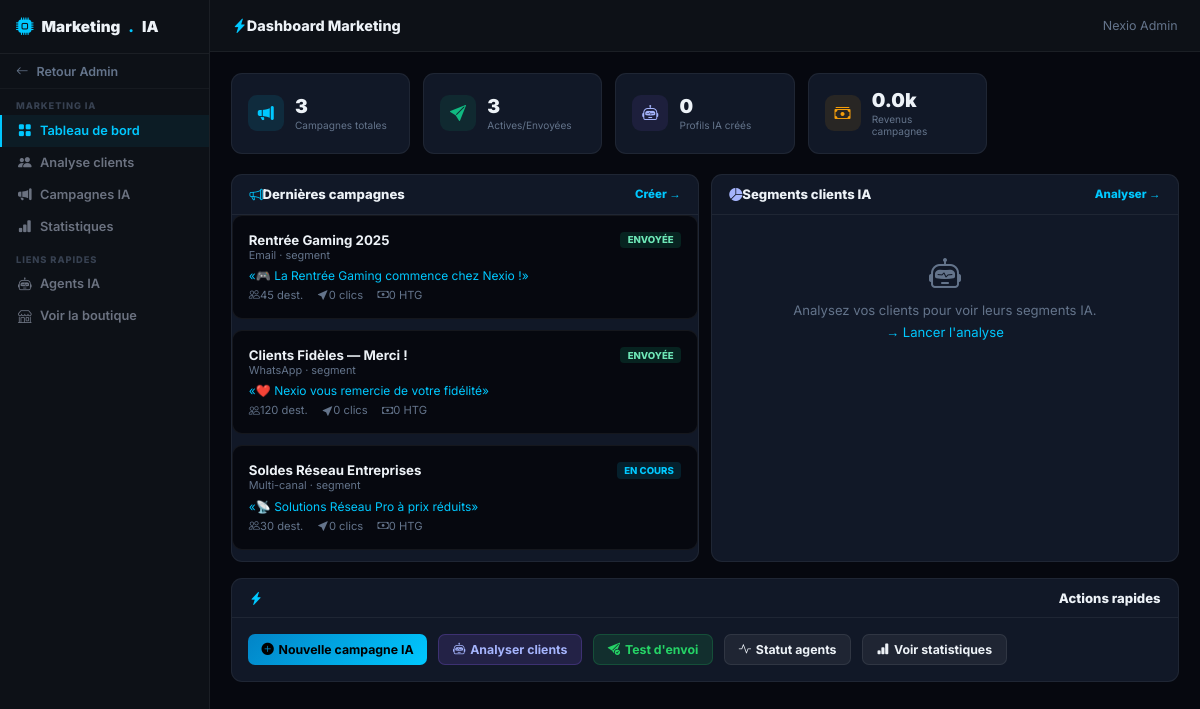
Screenshot of /admin/marketing/index.php (signed in) with the database file from the repository.
### tables this page shows
CREATE TABLE IF NOT EXISTS `campagnes` (
  `id_campagne` INT AUTO_INCREMENT PRIMARY KEY,
  `nom` VARCHAR(200) NOT NULL,
  `canal` ENUM('Email','WhatsApp','Facebook','Notification') DEFAULT 'Email',
  `contenu` TEXT,
  `statut` ENUM('Brouillon','En cours','Envoyée','Annulée') NOT NULL DEFAULT 'Brouillon',
  `date_envoi` DATETIME DEFAULT NULL,
  `date_creation` DATETIME DEFAULT CURRENT_TIMESTAMP
);

### admin/marketing/index.php (the view, shortened to what this page needs)
<?php
$pdo = getDB();
$section = $_GET['s'] ?? 'dashboard';
function mktStats(PDO $pdo): array {
    try {
        $nb  = (int)$pdo->query("SELECT COUNT(*) FROM campagnes")->fetchColumn();
        $env = (int)$pdo->query("SELECT COUNT(*) FROM campagnes WHERE statut IN('Envoyée','En cours')")->fetchColumn();
        $msg = (int)$pdo->query("SELECT COALESCE(SUM(nb_envoyes),0) FROM campagnes")->fetchColumn();
        $rev = (float)$pdo->query("SELECT COALESCE(SUM(revenus_generes),0) FROM campagnes")->fetchColumn();
        $cli = (int)$pdo->query("SELECT COUNT(*) FROM profils_ia")->fetchColumn();
        return compact('nb','env','msg','rev','cli');
    } catch(PDOException) {
        return ['nb'=>0,'env'=>0,'msg'=>0,'rev'=>0,'cli'=>0];
    }
}
$ms = mktStats($pdo);
$data = [];
switch($section) {
    default:
        $data['recent']    = $pdo->query("SELECT * FROM campagnes ORDER BY date_creation DESC LIMIT 5")->fetchAll();
        $data['top_segs']  = [];
        try { $data['top_segs'] = $pdo->query("SELECT segment,COUNT(*) AS nb FROM profils_ia WHERE segment!='' GROUP BY segment ORDER BY nb DESC LIMIT 5")->fetchAll(); } catch(PDOException){}
}
$ptitle = ['dashboard'=>'Dashboard Marketing','clients'=>'Analyse Clients','campagnes'=>'Génération Campagnes','stats'=>'Statistiques & Performances'];
?>
<!DOCTYPE html>
<html lang="fr">
<head>
<link rel="stylesheet" href="https://cdn.jsdelivr.net/npm/bootstrap-icons@1.11.3/font/bootstrap-icons.min.css">
</head>
<body>
<div class="sb">
  <div class="sb-logo"><i class="bi bi-cpu-fill"></i>Marketing<span class="dot">.</span>IA</div>
  <a href="../dashboard.php" class="sb-back"><i class="bi bi-arrow-left"></i> Retour Admin</a>
  <div class="sb-sec">Marketing IA</div>
  <a href="?s=dashboard"  class="sb-link <?=$section==='dashboard'?'active':''?>"><i class="bi bi-grid-fill"></i>Tableau de bord</a>
  <a href="?s=clients"    class="sb-link <?=$section==='clients'?'active':''?>"><i class="bi bi-people-fill"></i>Analyse clients</a>
  <a href="?s=campagnes"  class="sb-link <?=$section==='campagnes'?'active':''?>"><i class="bi bi-megaphone-fill"></i>Campagnes IA</a>
  <a href="?s=stats"      class="sb-link <?=$section==='stats'?'active':''?>"><i class="bi bi-bar-chart-fill"></i>Statistiques</a>
  <div class="sb-sec">Liens rapides</div>
  <a href="../agents/index.php" class="sb-link"><i class="bi bi-robot"></i>Agents IA</a>
  <a href="../../vitrine/index.php" class="sb-link" target="_blank"><i class="bi bi-shop"></i>Voir la boutique</a>
</div>
<div class="main">
  <div class="topbar">
    <h1><i class="bi bi-lightning-charge-fill me-1" style="color:#00C8FF;"></i><?=htmlspecialchars($ptitle[$section]??'Marketing IA',ENT_QUOTES)?></h1>
    <div style="font-size:.78rem;color:#64748B;"><?=htmlspecialchars($_SESSION['user_prenom'].' '.$_SESSION['user_nom'],ENT_QUOTES)?></div>
  </div>
  <div class="content">
  <?php if($section==='dashboard'): ?>
  <div class="stats">
    <div class="stat"><div class="stat-ic" style="background:rgba(0,200,255,.1);color:#00C8FF;"><i class="bi bi-megaphone-fill"></i></div><div><div class="stat-val"><?=$ms['nb']?></div><div class="stat-lbl">Campagnes totales</div></div></div>
    <div class="stat"><div class="stat-ic" style="background:rgba(16,185,129,.1);color:#10B981;"><i class="bi bi-send-fill"></i></div><div><div class="stat-val"><?=$ms['env']?></div><div class="stat-lbl">Actives/Envoyées</div></div></div>
    <div class="stat"><div class="stat-ic" style="background:rgba(139,92,246,.1);color:#A5B4FC;"><i class="bi bi-robot"></i></div><div><div class="stat-val"><?=$ms['cli']?></div><div class="stat-lbl">Profils IA créés</div></div></div>
    <div class="stat"><div class="stat-ic" style="background:rgba(245,158,11,.1);color:#F59E0B;"><i class="bi bi-cash-stack"></i></div><div><div class="stat-val"><?=number_format($ms['rev']/1000,1)?>k</div><div class="stat-lbl">Revenus campagnes</div></div></div>
  </div>
  <div class="grid2">
    <div class="card">
      <div class="card-hd"><span><i class="bi bi-megaphone me-1" style="color:#00C8FF;"></i>Dernières campagnes</span><a href="?s=campagnes" style="color:#00C8FF;font-size:.72rem;">Créer →</a></div>
      <?php foreach($data['recent'] as $c):
        $bmap = ['Brouillon'=>'b-wait','En cours'=>'b-run','Envoyée'=>'b-ok','Terminée'=>'b-end','Annulée'=>'b-cancel','Planifiée'=>'b-wait'];
        $bcls = $bmap[$c['statut']]??'b-wait';
      ?>
      <div class="camp-card">
        <div style="display:flex;justify-content:space-between;align-items:flex-start;margin-bottom:.4rem;">
          <div>
            <div style="font-weight:700;font-size:.83rem;"><?=htmlspecialchars($c['nom'],ENT_QUOTES)?></div>
            <div style="font-size:.68rem;color:#64748B;"><?=htmlspecialchars($c['canal'],ENT_QUOTES)?> · <?=htmlspecialchars($c['type'],ENT_QUOTES)?></div>
          </div>
          <span class="badge <?=$bcls?>"><?=htmlspecialchars($c['statut'],ENT_QUOTES)?></span>
        </div>
        <?php if($c['titre_ia']): ?><div style="font-size:.75rem;color:#00C8FF;margin-bottom:.3rem;">«<?=htmlspecialchars(mb_substr($c['titre_ia'],0,60),ENT_QUOTES)?>»</div><?php endif;?>
        <div style="display:flex;gap:.9rem;font-size:.7rem;color:#64748B;">
          <span><i class="bi bi-people me-1"></i><?=(int)$c['nb_destins']?> dest.</span>
          <span><i class="bi bi-cursor-fill me-1"></i><?=(int)$c['nb_clics']?> clics</span>
          <span><i class="bi bi-cash me-1"></i><?=number_format($c['revenus_generes'],0)?> HTG</span>
        </div>
      </div>
      <?php endforeach; if(empty($data['recent'])): ?><div style="padding:2rem;text-align:center;color:#64748B;font-size:.82rem;">Aucune campagne. <a href="?s=campagnes" style="color:#00C8FF;">Créez-en une</a></div><?php endif;?>
    </div>
    <div class="card">
      <div class="card-hd"><span><i class="bi bi-pie-chart-fill me-1" style="color:#A5B4FC;"></i>Segments clients IA</span><a href="?s=clients" style="color:#00C8FF;font-size:.72rem;">Analyser →</a></div>
      <div style="padding:1rem;">
        <?php if(!empty($data['top_segs'])): foreach($data['top_segs'] as $seg):
          $colors=['gamers'=>'rgba(139,92,246,.2)','entreprises'=>'rgba(0,200,255,.15)','fidèles'=>'rgba(16,185,129,.15)','étudiants'=>'rgba(245,158,11,.15)','nouveaux'=>'rgba(239,68,68,.15)'];
          $c = $colors[$seg['segment']] ?? 'rgba(100,116,139,.15)';
        ?>
        <div style="display:flex;align-items:center;justify-content:space-between;padding:.5rem;background:<?=$c?>;border-radius:8px;margin-bottom:.4rem;">
          <span style="font-size:.83rem;font-weight:700;text-transform:capitalize;"><?=htmlspecialchars($seg['segment'],ENT_QUOTES)?></span>
          <span style="font-size:.78rem;font-weight:800;color:#00C8FF;"><?=(int)$seg['nb']?> clients</span>
        </div>
        <?php endforeach; else:?>
        <div style="text-align:center;color:#64748B;padding:1.5rem;font-size:.82rem;">
          <i class="bi bi-robot" style="font-size:2rem;display:block;margin-bottom:.5rem;"></i>
          Analysez vos clients pour voir leurs segments IA.<br>
          <a href="?s=clients" style="color:#00C8FF;margin-top:.4rem;display:inline-block;">→ Lancer l'analyse</a>
        </div>
        <?php endif;?>
      </div>
    </div>
  </div>
  <div class="card">
    <div class="card-hd"><i class="bi bi-lightning-charge-fill me-1" style="color:#00C8FF;"></i>Actions rapides</div>
    <div style="padding:1rem;display:flex;gap:.7rem;flex-wrap:wrap;">
      <a href="?s=campagnes" class="btn btn-cyan"><i class="bi bi-plus-circle-fill"></i> Nouvelle campagne IA</a>
      <a href="?s=clients" class="btn btn-purple"><i class="bi bi-robot"></i> Analyser clients</a>
      <button class="btn" style="background:rgba(37,211,102,.12);border:1px solid rgba(37,211,102,.2);color:#25D366;" onclick="testEnvoi()"><i class="bi bi-send-check-fill"></i> Test d'envoi</button>
      <a href="../agents/index.php" class="btn" style="background:rgba(255,255,255,.06);border:1px solid rgba(255,255,255,.08);color:#EDF2F7;"><i class="bi bi-activity"></i> Statut agents</a>
      <a href="?s=stats" class="btn" style="background:rgba(255,255,255,.06);border:1px solid rgba(255,255,255,.08);color:#EDF2F7;"><i class="bi bi-bar-chart-fill"></i> Voir statistiques</a>
    </div>
  </div>
  <?php endif;?>
  </div>
</div>
</body></html>

### admin/marketing/index.php (style rules this page uses)
* { box-sizing:border-box;margin:0;padding:0; }
body { background:#06080F;color:#EDF2F7;font-family:'Inter',sans-serif;display:flex;min-height:100vh; }
a { color:inherit;text-decoration:none; }
button,input,select,textarea { font-family:inherit; }
.sb { width:210px;background:#0D1117;border-right:1px solid rgba(255,255,255,.06);display:flex;flex-direction:column;flex-shrink:0;position:fixed;top:0;left:0;height:100vh;overflow-y:auto;z-index:100; }
.sb-logo { display:flex;align-items:center;gap:.5rem;font-weight:900;font-size:.95rem;padding:1rem;border-bottom:1px solid rgba(255,255,255,.06); }
.sb-logo i { color:#00C8FF;font-size:1.1rem; }
.sb-logo .dot { color:#00C8FF; }
.sb-back { display:flex;align-items:center;gap:.5rem;padding:.6rem 1rem;color:#64748B;font-size:.78rem;font-weight:600;border-bottom:1px solid rgba(255,255,255,.04); }
.sb-sec { font-size:.58rem;font-weight:800;color:#374151;text-transform:uppercase;letter-spacing:.1em;padding:.7rem 1rem .2rem; }
.sb-link { display:flex;align-items:center;gap:.5rem;padding:.5rem 1rem;color:#6B7280;font-size:.8rem;font-weight:600;border-left:2px solid transparent;transition:all .15s; }
.sb-link.active { color:#00C8FF;background:rgba(0,200,255,.06);border-left-color:#00C8FF; }
.sb-link i { font-size:.85rem;width:14px; }
.main { flex:1;margin-left:210px;display:flex;flex-direction:column; }
.topbar { background:#0D1117;border-bottom:1px solid rgba(255,255,255,.06);padding:0 1.4rem;height:52px;display:flex;align-items:center;justify-content:space-between;position:sticky;top:0;z-index:50; }
.topbar h1 { font-size:.9rem;font-weight:800; }
.content { padding:1.3rem;flex:1; }
.stats { display:grid;grid-template-columns:repeat(auto-fill,minmax(150px,1fr));gap:.8rem;margin-bottom:1.3rem; }
.stat { background:#111827;border:1px solid rgba(255,255,255,.06);border-radius:11px;padding:1rem;display:flex;align-items:center;gap:.7rem; }
.stat-ic { width:36px;height:36px;border-radius:9px;display:flex;align-items:center;justify-content:center;font-size:1rem;flex-shrink:0; }
.stat-val { font-size:1.2rem;font-weight:900;line-height:1.1; }
.stat-lbl { font-size:.63rem;color:#64748B;margin-top:.1rem; }
.card { background:#111827;border:1px solid rgba(255,255,255,.06);border-radius:11px;overflow:hidden;margin-bottom:1rem; }
.card-hd { padding:.7rem 1.1rem;border-bottom:1px solid rgba(255,255,255,.06);font-size:.82rem;font-weight:800;display:flex;align-items:center;justify-content:space-between;gap:.7rem;flex-wrap:wrap; }
.grid2 { display:grid;grid-template-columns:1fr 1fr;gap:.7rem; }
.btn { border:none;border-radius:7px;cursor:pointer;display:inline-flex;align-items:center;gap:.3rem;transition:all .15s;font-size:.77rem;font-weight:700;padding:.42rem .85rem; }
.btn-cyan { background:linear-gradient(135deg,#0284C7,#00C8FF);color:#000; }
.btn-purple { background:rgba(139,92,246,.15);border:1px solid rgba(139,92,246,.25);color:#A5B4FC; }
.badge { padding:.16rem .48rem;border-radius:4px;font-size:.6rem;font-weight:800;text-transform:uppercase;display:inline-block; }
.b-ok { background:rgba(16,185,129,.15);color:#6EE7B7; }
.b-run { background:rgba(0,200,255,.12);color:#00C8FF; }
.camp-card { background:var(--bg,#06080F);border:1px solid rgba(255,255,255,.06);border-radius:10px;padding:1rem;margin-bottom:.7rem;transition:border-color .15s; }

### rows the page displays
campagnes: id_campagne "3", nom "Soldes Réseau Entreprises", canal "Multi-canal", type "segment", statut "EN COURS", titre_ia "📡 Solutions Réseau Pro à prix réduits", nb_destins "30", nb_clics "0", revenus_generes "0"
campagnes: nom "Rentrée Gaming 2025", canal "Email", type "segment", statut "ENVOYÉE", titre_ia "🎮 La Rentrée Gaming commence chez Nexio !", nb_destins "45", nb_clics "0", revenus_generes "0"
campagnes: nom "Clients Fidèles — Merci !", canal "WhatsApp", type "segment", statut "ENVOYÉE", titre_ia "❤️ Nexio vous remercie de votre fidélité", nb_destins "120", nb_clics "0", revenus_generes "0"

### other values shown
$ptitle[$section] "Dashboard Marketing"
$_SESSION['user_prenom'].' '.$_SESSION['user_nom'] "Nexio Admin"
$ms['cli'] "0"
$ms['rev']/1000 "0.0"
